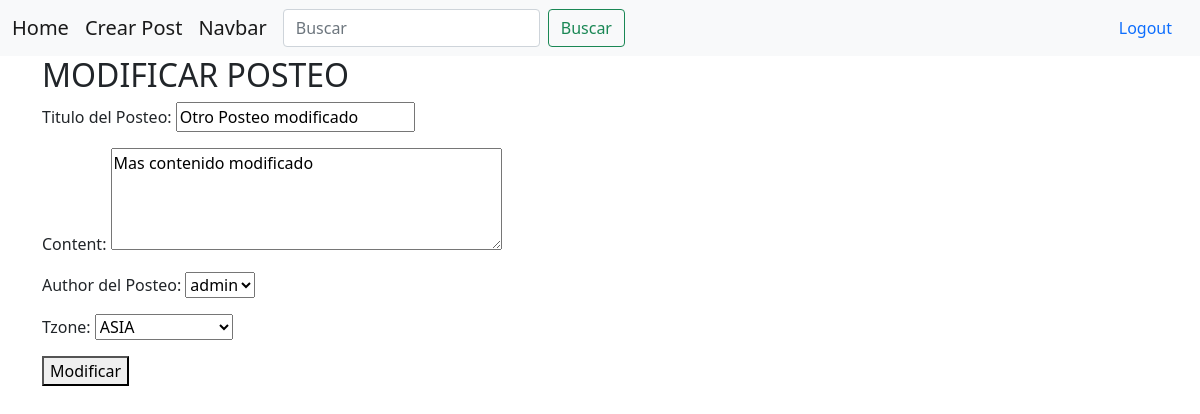
The app's page /modificar_posteo/2/ (signed in) with its own data.
### blog/models.py (models this page shows, shortened)
class Post(models.Model):
    TZ = [
        ("EU", "EUROPE"),
        ("AS", "ASIA"),
        ("US", "UNITED STATES"),
    ]
    title = models.CharField(max_length=100, verbose_name='Titulo del Posteo')
    content = models.TextField(verbose_name='Contenido del Posteo', max_length=256, blank=True, null=True)
    author = models.ForeignKey(User, on_delete=models.CASCADE, verbose_name='Author del Posteo')
    created_at = models.DateTimeField(auto_now_add=True, verbose_name='Fecha de Creacion del Post')
    tzone = models.CharField(choices=TZ, verbose_name='Zona Horaria', max_length=10)

### blog/views.py (the view)
# urls.py: path('modificar_posteo/<pk>/', PostUpdateView.as_view(), name='modificar_posteo'),
class PostUpdateView(LoginRequiredMixin, UpdateView):
    model = Post
    form_class = PostForm
    template_name = 'blog/modificar_posteo.html'
    success_url = reverse_lazy('posteos')

### blog/forms.py
class PostForm(forms.ModelForm):
    content = forms.CharField(
        widget=forms.Textarea(attrs={'rows': 4, 'cols': 40}),  # Widget personalizado para el campo content
        max_length=256,
        required=False  # Opcional, según tus necesidades
    )
    tzone = forms.ChoiceField(
        widget=forms.Select(attrs={'class': 'custom-select'}),  # Widget personalizado para el campo tzone
        choices=Post.TZ  # Utilizamos las opciones definidas en el modelo Post
    )
    class Meta:
        model = Post
        fields = ['title', 'content', 'author', 'tzone',]

### blog/views.py (called while the page is built)
    @method_decorator(login_required)
    def dispatch(self, request, *args, **kwargs):
        print(request.user.is_authenticated)
        return super().dispatch(request,*args,**kwargs)

### blog/templates/blog/modificar_posteo.html (shortened to what this page needs)
{% extends 'blog/base_layout.html' %}
{% block content %}
<div class="container">
    <h2>MODIFICAR POSTEO</h2>
    <form action="" method='POST'>
        {{form.as_p}}
        <button type="submit">Modificar</button>
    </form>
</div>
{% endblock %}

### records on screen
Post: title "Otro Posteo modificado", content "Mas contenido modificado", author "admin", tzone "ASIA"
